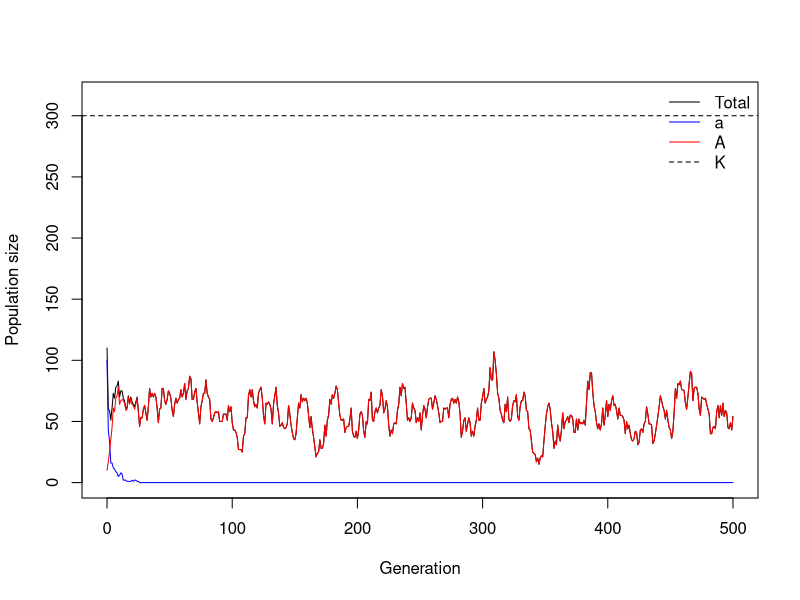

This chart was generated by the following R code:
# --- one generation ---
simulation <- function(N_A, N_a, decay_rate, sel_coeff, mut_rate,
                       R0 = 1.2, K = 1000) {
  N_tot <- N_A + N_a
  if (N_tot == 0) return(c(a = 0, A = 0))
  
  p <- N_A / N_tot
  
  # frequency dependence (your original form)
  w_a <- 1 + sel_coeff * (p - 1)
  w_A <- 1 + sel_coeff * (1 - p)
  
  # ---- CARRYING CAPACITY here ----
  density_factor <- R0 / (1 + N_tot / K)
  
  lambda_a <- N_a * w_a * density_factor
  lambda_A <- N_A * w_A * density_factor
  
  # guard against negatives
  lambda_a <- max(0, lambda_a)
  lambda_A <- max(0, lambda_A)
  
  c(a = rpois(1, lambda_a),
    A = rpois(1, lambda_A))
}
simulation_pop <- function(N_init_a, N_init_A, decay_rate, sel_coeff, mut_rate,
                           t_max, R0 = 1.2, K = 1000) {
  pop_new <- c(a = N_init_a, A = N_init_A)
  pop_vec <- matrix(pop_new, nrow = 1, dimnames = list("0", c("a","A")))
  start_total <- sum(pop_new)
  
  for (i in 1:t_max) {
    pop_new <- simulation(
      N_A = pop_new["A"],  # A first
      N_a = pop_new["a"],  # then a
      decay_rate = decay_rate,
      sel_coeff  = sel_coeff,
      mut_rate   = mut_rate,
      R0 = R0, K = K       # <- pass K (and R0)
    )
    pop_vec <- rbind(pop_vec, pop_new)
    rownames(pop_vec)[nrow(pop_vec)] <- as.character(i)
    
    total_now <- sum(pop_new)
    if (total_now >= 50 * start_total || total_now == 0) break
  }
  pop_vec
}
set.seed(1)
out <- simulation_pop(100, 10, decay_rate = 0, sel_coeff = 0.5, mut_rate = 0,
                      t_max = 500, R0 = 1.2, K = 300)
gens   <- 0:(nrow(out)-1)
total  <- rowSums(out)

plot(gens, total, type = "l",
     xlab = "Generation", ylab = "Population size",
     ylim = c(0, max(total, 1.05*300)))   # 300 = K; adjust if different

lines(gens, out[,"a"], col = "blue")
lines(gens, out[,"A"], col = "red")

abline(h = 300, lty = 2)                  # horizontal line at K
legend("topright",
       legend = c("Total", "a", "A", "K"),
       lty = c(1,1,1,2), col = c("black","blue","red","black"),
       bty = "n")

